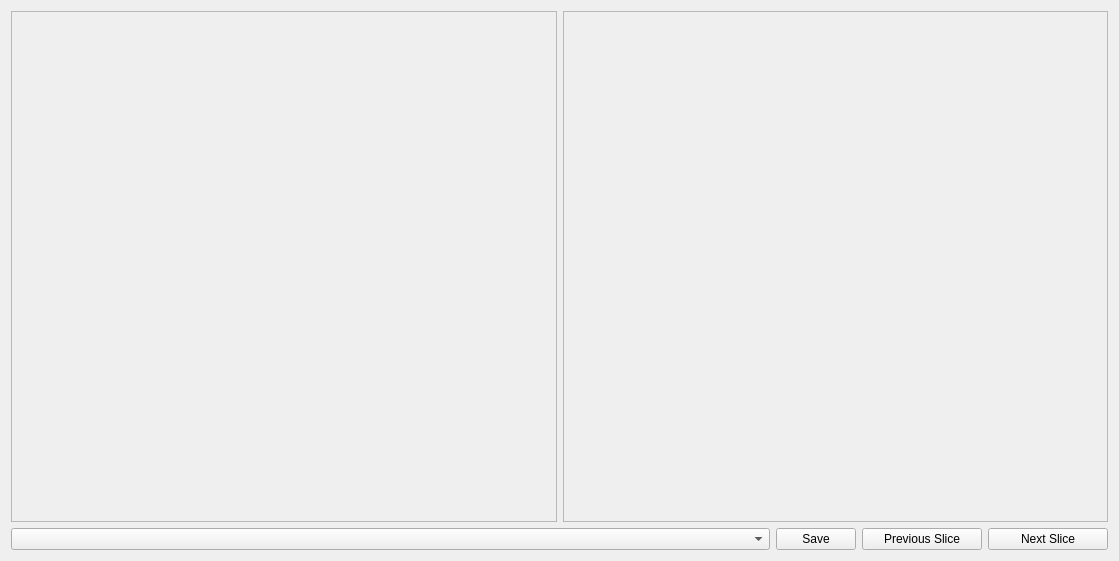
<?xml version="1.0" encoding="UTF-8"?>
<ui version="4.0">
 <class>compare_widget</class>
 <widget class="QWidget" name="compare_widget">
  <property name="geometry">
   <rect>
    <x>0</x>
    <y>0</y>
    <width>1119</width>
    <height>561</height>
   </rect>
  </property>
  <property name="minimumSize">
   <size>
    <width>0</width>
    <height>0</height>
   </size>
  </property>
  <property name="windowTitle">
   <string>Form</string>
  </property>
  <layout class="QVBoxLayout" name="verticalLayout_2" stretch="1,0">
   <item>
    <layout class="QHBoxLayout" name="visualize_layout">
     <item>
      <widget class="QFrame" name="frame_L">
       <property name="frameShape">
        <enum>QFrame::StyledPanel</enum>
       </property>
       <property name="frameShadow">
        <enum>QFrame::Raised</enum>
       </property>
      </widget>
     </item>
     <item>
      <widget class="QFrame" name="frame_R">
       <property name="frameShape">
        <enum>QFrame::StyledPanel</enum>
       </property>
       <property name="frameShadow">
        <enum>QFrame::Raised</enum>
       </property>
      </widget>
     </item>
    </layout>
   </item>
   <item>
    <layout class="QHBoxLayout" name="operation_layout">
     <item>
      <widget class="QComboBox" name="combo_label">
       <property name="sizePolicy">
        <sizepolicy hsizetype="Preferred" vsizetype="Minimum">
         <horstretch>0</horstretch>
         <verstretch>0</verstretch>
        </sizepolicy>
       </property>
      </widget>
     </item>
     <item>
      <widget class="QPushButton" name="btn_save">
       <property name="sizePolicy">
        <sizepolicy hsizetype="Fixed" vsizetype="Minimum">
         <horstretch>0</horstretch>
         <verstretch>0</verstretch>
        </sizepolicy>
       </property>
       <property name="minimumSize">
        <size>
         <width>80</width>
         <height>0</height>
        </size>
       </property>
       <property name="text">
        <string>Save</string>
       </property>
      </widget>
     </item>
     <item>
      <widget class="QPushButton" name="btn_prev_slice">
       <property name="sizePolicy">
        <sizepolicy hsizetype="Fixed" vsizetype="Minimum">
         <horstretch>0</horstretch>
         <verstretch>0</verstretch>
        </sizepolicy>
       </property>
       <property name="minimumSize">
        <size>
         <width>120</width>
         <height>0</height>
        </size>
       </property>
       <property name="text">
        <string>Previous Slice</string>
       </property>
      </widget>
     </item>
     <item>
      <widget class="QPushButton" name="btn_next_slice">
       <property name="sizePolicy">
        <sizepolicy hsizetype="Fixed" vsizetype="Minimum">
         <horstretch>0</horstretch>
         <verstretch>0</verstretch>
        </sizepolicy>
       </property>
       <property name="minimumSize">
        <size>
         <width>120</width>
         <height>0</height>
        </size>
       </property>
       <property name="text">
        <string>Next Slice</string>
       </property>
      </widget>
     </item>
    </layout>
   </item>
  </layout>
 </widget>
 <resources/>
 <connections/>
</ui>
